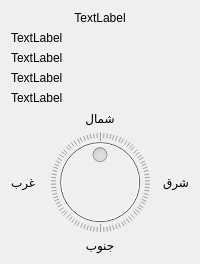
      <widget class="QWidget" name="Tab_Kibla">
       <attribute name="icon">
        <iconset resource="qtresource.qrc">
         <normaloff>:/icons/ox16-app-kaaba-icon.png</normaloff>:/icons/ox16-app-kaaba-icon.png</iconset>
       </attribute>
       <attribute name="title">
        <string>إتجاه القبلة</string>
       </attribute>
       <layout class="QVBoxLayout" name="verticalLayout_12">
        <item>
         <widget class="QLabel" name="label_madina_name">
          <property name="text">
           <string>TextLabel</string>
          </property>
          <property name="alignment">
           <set>Qt::AlignmentFlag::AlignCenter</set>
          </property>
         </widget>
        </item>
        <item>
         <widget class="QLabel" name="label_madina_long">
          <property name="text">
           <string>TextLabel</string>
          </property>
          <property name="wordWrap">
           <bool>true</bool>
          </property>
         </widget>
        </item>
        <item>
         <widget class="QLabel" name="label_madina_latitu">
          <property name="text">
           <string>TextLabel</string>
          </property>
          <property name="wordWrap">
           <bool>true</bool>
          </property>
         </widget>
        </item>
        <item>
         <widget class="QLabel" name="label_elevation">
          <property name="text">
           <string>TextLabel</string>
          </property>
          <property name="wordWrap">
           <bool>true</bool>
          </property>
         </widget>
        </item>
        <item>
         <widget class="QLabel" name="label_quibla_info">
          <property name="text">
           <string>TextLabel</string>
          </property>
          <property name="wordWrap">
           <bool>true</bool>
          </property>
         </widget>
        </item>
        <item>
         <layout class="QVBoxLayout" name="verticalLayout_11">
          <item>
           <widget class="QLabel" name="label_9">
            <property name="text">
             <string>شمال</string>
            </property>
            <property name="alignment">
             <set>Qt::AlignmentFlag::AlignCenter</set>
            </property>
           </widget>
          </item>
          <item>
           <layout class="QHBoxLayout" name="horizontalLayout_3">
            <item>
             <widget class="QLabel" name="label_11">
              <property name="text">
               <string>غرب</string>
              </property>
              <property name="alignment">
               <set>Qt::AlignmentFlag::AlignRight|Qt::AlignmentFlag::AlignTrailing|Qt::AlignmentFlag::AlignVCenter</set>
              </property>
             </widget>
            </item>
            <item>
             <widget class="QDial" name="dial_Direction_Quibla">
              <property name="enabled">
               <bool>false</bool>
              </property>
              <property name="layoutDirection">
               <enum>Qt::LayoutDirection::RightToLeft</enum>
              </property>
              <property name="maximum">
               <number>360</number>
              </property>
              <property name="pageStep">
               <number>90</number>
              </property>
              <property name="value">
               <number>180</number>
              </property>
              <property name="sliderPosition">
               <number>180</number>
              </property>
              <property name="invertedAppearance">
               <bool>false</bool>
              </property>
              <property name="invertedControls">
               <bool>false</bool>
              </property>
              <property name="wrapping">
               <bool>true</bool>
              </property>
              <property name="notchesVisible">
               <bool>true</bool>
              </property>
             </widget>
            </item>
            <item>
             <widget class="QLabel" name="label_2">
              <property name="enabled">
               <bool>true</bool>
              </property>
              <property name="text">
               <string>شرق</string>
              </property>
              <property name="alignment">
               <set>Qt::AlignmentFlag::AlignLeading|Qt::AlignmentFlag::AlignLeft|Qt::AlignmentFlag::AlignVCenter</set>
              </property>
             </widget>
            </item>
           </layout>
          </item>
          <item>
           <widget class="QLabel" name="label_14">
            <property name="text">
             <string>جنوب</string>
            </property>
            <property name="alignment">
             <set>Qt::AlignmentFlag::AlignCenter</set>
            </property>
            <property name="indent">
             <number>0</number>
            </property>
           </widget>
          </item>
         </layout>
        </item>
       </layout>
      </widget>
